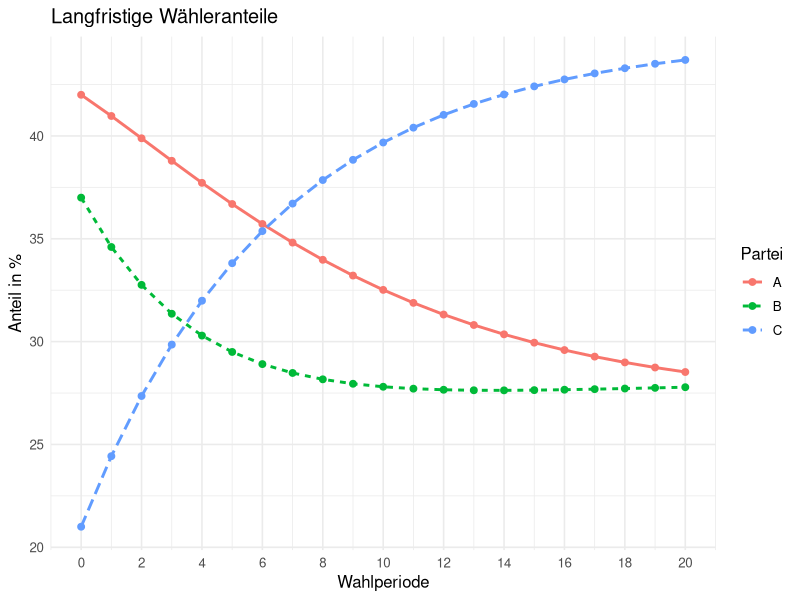
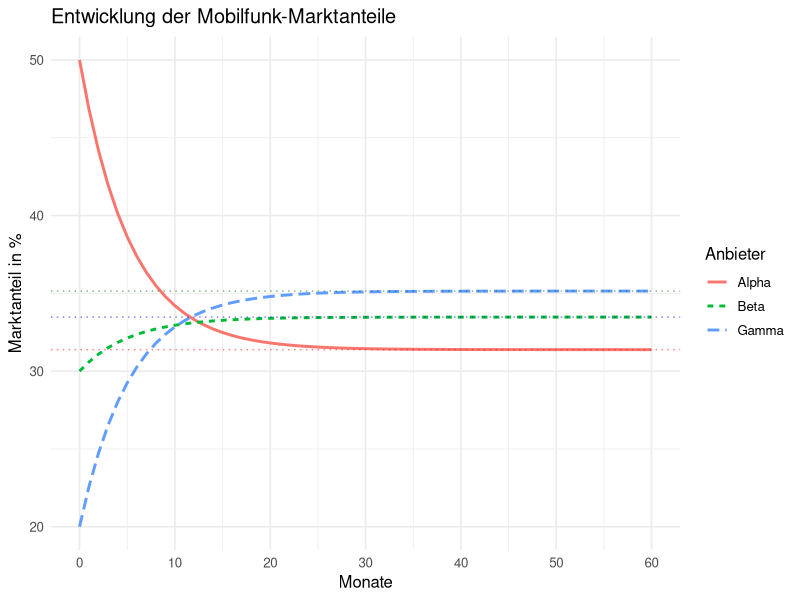

Generate these figures, in order, with R:
## ---- chunk 1
options(digits = 4)
knitr::opts_chunk$set(echo=TRUE, message=FALSE, warning=FALSE, cache=FALSE,
                      dev.args=list(pointsize=11), size="scriptsize")
## ---- chunk 2
W <- matrix(c(0.90, 0.04, 0.06,
              0.08, 0.85, 0.07,
              0.01, 0.07, 0.92), nrow=3, byrow=FALSE)
w0 <- c(0.42, 0.37, 0.21)
w1 <- W %*% w0
round(w1, 4)
## ---- chunk 3
w <- w0
verlauf <- matrix(NA, nrow=20, ncol=3)
for (i in 1:20) {
  w <- W %*% w
  verlauf[i, ] <- w
}
colnames(verlauf) <- c("A", "B", "C")
round(verlauf[c(1,2,3,5,10,20), ], 4)
## ---- chunk 4
library(ggplot2)
df <- data.frame(
  Wahl   = rep(0:20, 3),
  Anteil = c(w0[1], verlauf[,1],
             w0[2], verlauf[,2],
             w0[3], verlauf[,3]) * 100,
  Partei = rep(c("A","B","C"), each=21)
)
ggplot(df, aes(x=Wahl, y=Anteil, color=Partei, linetype=Partei)) +
  geom_line(linewidth=1) +
  geom_point(size=2) +
  labs(title="Langfristige Wähleranteile",
       x="Wahlperiode", y="Anteil in %") +
  scale_x_continuous(breaks=seq(0,20,2)) +
  theme_minimal(base_size=12)
## ---- chunk 5
w <- w0
for (i in 1:50) {
  w <- W %*% w
  if (w[3] > w[2]) {
    cat("C überholt B nach Wahl", i, "\n")
    cat("C:", round(w[3]*100, 2), "% | B:", round(w[2]*100, 2), "%\n")
    break
  }
}
## ---- chunk 6
# Ersetze letzte Gleichung durch Normierungsbedingung
A <- W - diag(3)
A[3, ] <- 1        # Normierung: Summe = 1
b <- c(0, 0, 1)
w_star <- solve(A, b)
cat("Stationäre Verteilung:\n")
cat("A:", round(w_star[1]*100,2), "% | B:", round(w_star[2]*100,2),
    "% | C:", round(w_star[3]*100,2), "%\n")
## ---- chunk 7
M  <- matrix(c(0.88, 0.08, 0.04,
               0.06, 0.82, 0.12,
               0.05, 0.10, 0.85), nrow=3, byrow=FALSE)
m0 <- c(0.50, 0.30, 0.20)

# Probe: Spaltensummen müssen 1 ergeben
colSums(M)
## ---- chunk 8
m <- m0
for (i in 1:6) m <- M %*% m

cat("Marktanteile nach 6 Monaten:\n")
cat("Alpha:", round(m[1]*100, 2), "%\n")
cat("Beta: ", round(m[2]*100, 2), "%\n")
cat("Gamma:", round(m[3]*100, 2), "%\n")
## ---- chunk 9
# Analytische Berechnung
A2 <- M - diag(3)
A2[3, ] <- 1
b2 <- c(0, 0, 1)
m_star <- solve(A2, b2)

cat("Stationäre Verteilung (langfristig):\n")
cat("Alpha:", round(m_star[1]*100, 2), "%\n")
cat("Beta: ", round(m_star[2]*100, 2), "%\n")
cat("Gamma:", round(m_star[3]*100, 2), "%\n")
## ---- chunk 10
m_v <- m0
verlauf_m <- matrix(NA, nrow=60, ncol=3)
for (i in 1:60) {
  m_v <- M %*% m_v
  verlauf_m[i, ] <- m_v
}
colnames(verlauf_m) <- c("Alpha","Beta","Gamma")
df2 <- data.frame(
  Monat    = rep(0:60, 3),
  Anteil   = c(m0[1], verlauf_m[,1],
               m0[2], verlauf_m[,2],
               m0[3], verlauf_m[,3]) * 100,
  Anbieter = rep(c("Alpha","Beta","Gamma"), each=61)
)
ggplot(df2, aes(x=Monat, y=Anteil, color=Anbieter, linetype=Anbieter)) +
  geom_line(linewidth=1) +
  labs(title="Entwicklung der Mobilfunk-Marktanteile",
       x="Monate", y="Marktanteil in %") +
  scale_x_continuous(breaks=seq(0,60,10)) +
  geom_hline(yintercept=m_star*100, linetype="dotted", color=c("red","blue","darkgreen"),
             alpha=0.5) +
  theme_minimal(base_size=12)
